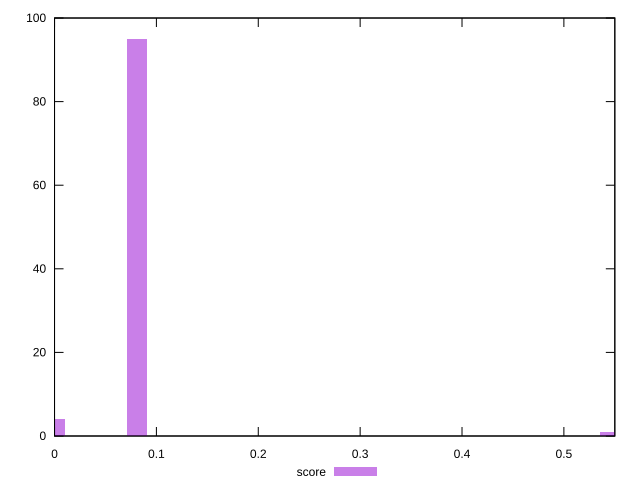

Write the gnuplot code that produced this figure.
reset

$score <<EOF
0.5452726731096 1
0.08078113675697778 95
0 4
EOF

set key outside below
set boxwidth 0.020195284189244444
set xrange [0:0.55]
set yrange [0:100]
set trange [0:100]
set style fill transparent solid 0.5 noborder
set terminal svg size 640, 490 enhanced background rgb 'white'
set output "report_00017_2021-02-10T15-08-03.406Z/cumulative-layout-shift/samples/pages+cached+noadtech+nomedia+nocss/score/histogram.svg"

plot $score title "score" with boxes

reset
